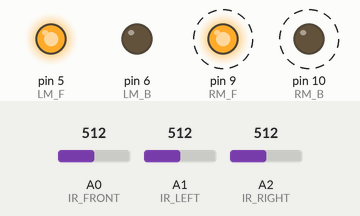
This sketch was run on a simulated Arduino Uno, built with avr-gcc and run on an emulated ATmega328P. On the bench: output pins drawn as LEDs (lit = HIGH). Dashed ring = blinking. Inputs (shaded band) come from the test bench; at power-on: A1 (IR_LEFT) = 512, A0 (IR_FRONT) = 512, A2 (IR_RIGHT) = 512. What the sketch prints to the serial monitor is not drawn.

Above: at 1.9 s.
2.0 s: A1 (IR_LEFT) set to 311
At 3.8 s:
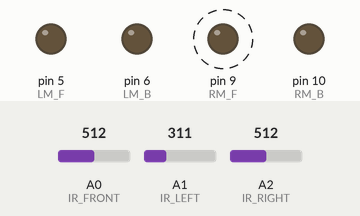
4.8 s: A1 (IR_LEFT) set to 292
At 5.7 s:
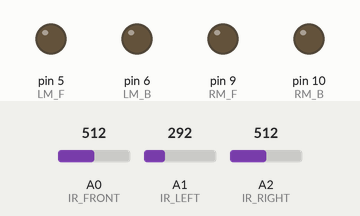
Timing chart, 0 to 7.8 s (numbered marks = the images above; inputs shaded):
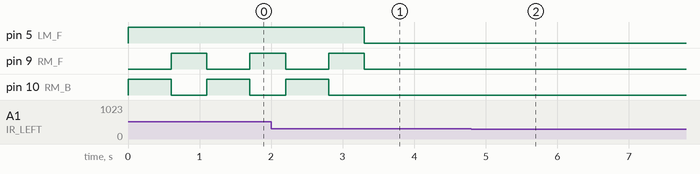

The sketch:

MazeSolver.ino
```cpp
#include <Arduino.h>

/* ================= CONFIG ================= */

#define MAZE_SIZE 6
#define INF 255

// Sensor pins
#define IR_FRONT A0
#define IR_LEFT  A1
#define IR_RIGHT A2

// Motor pins
#define LM_F 5
#define LM_B 6
#define RM_F 9
#define RM_B 10

/* =============== DATA STRUCTURES =============== */

struct Cell {
  uint8_t r;
  uint8_t c;
};

// Horizontal & Vertical walls
uint8_t H[MAZE_SIZE + 1][MAZE_SIZE];
uint8_t V[MAZE_SIZE][MAZE_SIZE + 1];

// Distance grid
uint8_t dist[MAZE_SIZE][MAZE_SIZE];

// Robot state
Cell robot = {2, 3};   // MATLAB [3,4] → zero indexed
Cell goal  = {5, 5};

/* =============== QUEUE FOR BFS =============== */

Cell queueCells[MAZE_SIZE * MAZE_SIZE];
uint8_t qHead, qTail;

/* =============== SETUP ================= */

void setup() {
  Serial.begin(9600);

  pinMode(IR_FRONT, INPUT);
  pinMode(IR_LEFT, INPUT);
  pinMode(IR_RIGHT, INPUT);

  pinMode(LM_F, OUTPUT);
  pinMode(LM_B, OUTPUT);
  pinMode(RM_F, OUTPUT);
  pinMode(RM_B, OUTPUT);

  initWalls();
  Serial.println("Robot Started");
}

/* =============== MAIN LOOP ================= */

void loop() {
  if (robot.r == goal.r && robot.c == goal.c) {
    stopMotors();
    Serial.println("GOAL REACHED");
    while (1);
  }

  senseWalls();
  floodFill();
  Cell next = decideMove();
  moveToNextCell(next);
  robot = next;
}

/* =============== WALL INITIALIZATION ================= */

void initWalls() {
  memset(H, 0, sizeof(H));
  memset(V, 0, sizeof(V));

  for (int i = 0; i < MAZE_SIZE; i++) {
    H[0][i] = 1;
    H[MAZE_SIZE][i] = 1;
    V[i][0] = 1;
    V[i][MAZE_SIZE] = 1;
  }
}

/* =============== SENSING ================= */

bool wallFront() { return analogRead(IR_FRONT) > 300; }
bool wallLeft()  { return analogRead(IR_LEFT)  > 300; }
bool wallRight() { return analogRead(IR_RIGHT) > 300; }

void senseWalls() {
  int r = robot.r;
  int c = robot.c;

  // Assuming robot faces NORTH (you can extend this later)
  if (wallFront()) H[r][c] = 1;
  if (wallLeft())  V[r][c] = 1;
  if (wallRight()) V[r][c + 1] = 1;
}

/* =============== FLOOD FILL ================= */

void floodFill() {
  for (int r = 0; r < MAZE_SIZE; r++)
    for (int c = 0; c < MAZE_SIZE; c++)
      dist[r][c] = INF;

  qHead = qTail = 0;
  dist[goal.r][goal.c] = 0;
  queueCells[qTail++] = goal;

  int dr[4] = {-1, 1, 0, 0};
  int dc[4] = {0, 0, -1, 1};

  while (qHead != qTail) {
    Cell cur = queueCells[qHead++];
    int d = dist[cur.r][cur.c];

    for (int i = 0; i < 4; i++) {
      int nr = cur.r + dr[i];
      int nc = cur.c + dc[i];

      if (nr < 0 || nr >= MAZE_SIZE || nc < 0 || nc >= MAZE_SIZE) continue;

      bool blocked = false;
      if (i == 0 && H[cur.r][cur.c]) blocked = true;
      if (i == 1 && H[cur.r + 1][cur.c]) blocked = true;
      if (i == 2 && V[cur.r][cur.c]) blocked = true;
      if (i == 3 && V[cur.r][cur.c + 1]) blocked = true;

      if (!blocked && dist[nr][nc] == INF) {
        dist[nr][nc] = d + 1;
        queueCells[qTail++] = {nr, nc};
      }
    }
  }
}

/* =============== DECISION ================= */

Cell decideMove() {
  Cell best = robot;
  uint8_t minVal = INF;

  int dr[4] = {-1, 1, 0, 0};
  int dc[4] = {0, 0, -1, 1};

  for (int i = 0; i < 4; i++) {
    int nr = robot.r + dr[i];
    int nc = robot.c + dc[i];
    if (nr < 0 || nr >= MAZE_SIZE || nc < 0 || nc >= MAZE_SIZE) continue;

    bool blocked = false;
    if (i == 0 && H[robot.r][robot.c]) blocked = true;
    if (i == 1 && H[robot.r + 1][robot.c]) blocked = true;
    if (i == 2 && V[robot.r][robot.c]) blocked = true;
    if (i == 3 && V[robot.r][robot.c + 1]) blocked = true;

    if (!blocked && dist[nr][nc] < minVal) {
      minVal = dist[nr][nc];
      best = {nr, nc};
    }
  }
  return best;
}

/* =============== MOVEMENT ================= */

void moveToNextCell(Cell next) {
  if (next.r < robot.r) moveNorth();
  else if (next.r > robot.r) moveSouth();
  else if (next.c > robot.c) moveEast();
  else if (next.c < robot.c) moveWest();
}

void moveNorth() { moveForward(); }
void moveSouth() { turn180(); moveForward(); }
void moveEast()  { turnRight(); moveForward(); }
void moveWest()  { turnLeft(); moveForward(); }

/* =============== MOTOR CONTROL ================= */

void moveForward() {
  digitalWrite(LM_F, HIGH);
  digitalWrite(RM_F, HIGH);
  delay(500);   // replace with encoder logic
  stopMotors();
}

void turnLeft() {
  digitalWrite(LM_B, HIGH);
  digitalWrite(RM_F, HIGH);
  delay(300);
  stopMotors();
}

void turnRight() {
  digitalWrite(LM_F, HIGH);
  digitalWrite(RM_B, HIGH);
  delay(300);
  stopMotors();
}

void turn180() {
  turnRight();
  turnRight();
}

void stopMotors() {
  digitalWrite(LM_F, LOW);
  digitalWrite(LM_B, LOW);
  digitalWrite(RM_F, LOW);
  digitalWrite(RM_B, LOW);
}
```

Measured:
- the behaviour switches between 301 and 300 on A1 (IR_LEFT) (found by bisection; images 1 and 2)
- after the input at 4.8 s, every drawn part: stays the same
